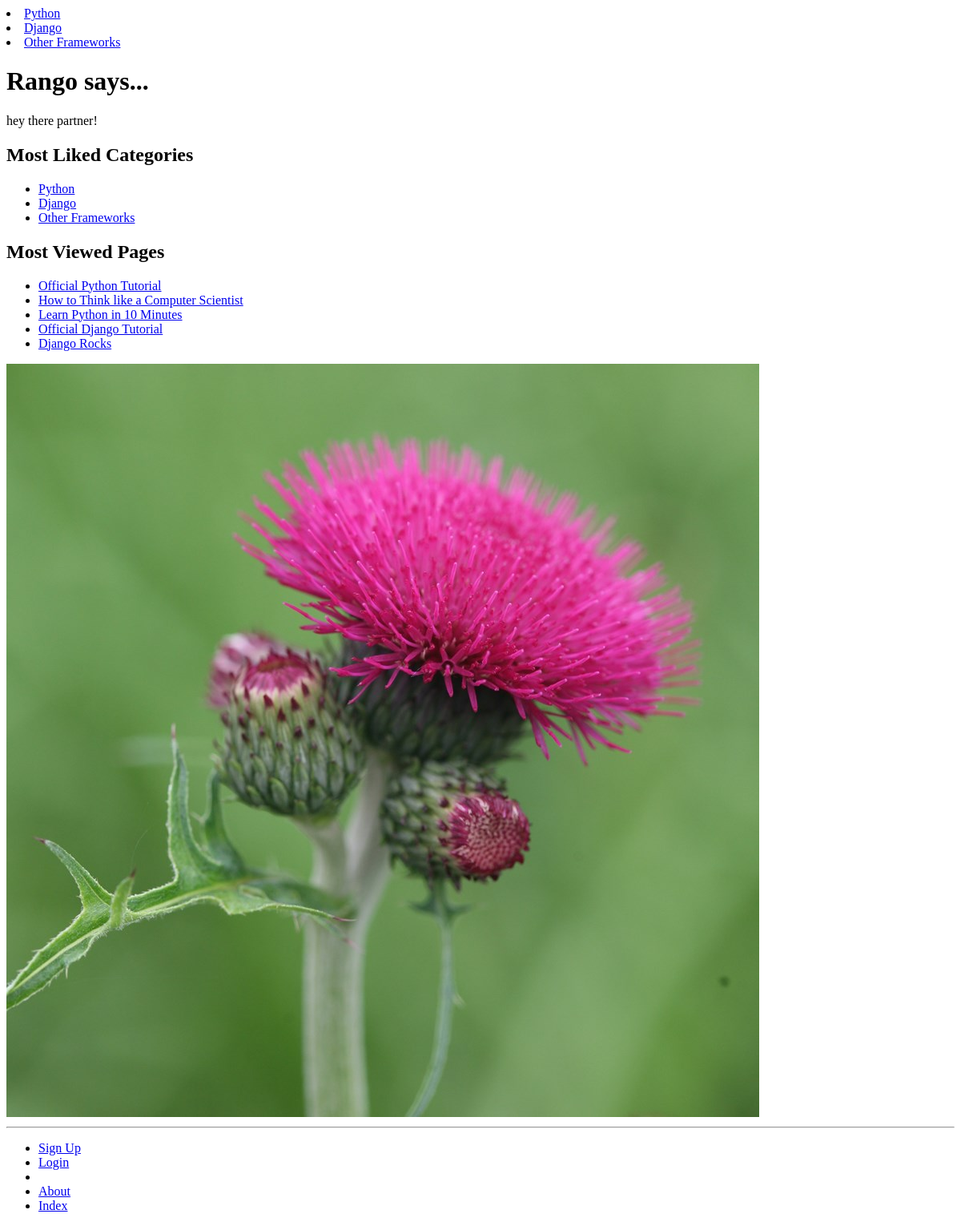
The app's page /, older data.
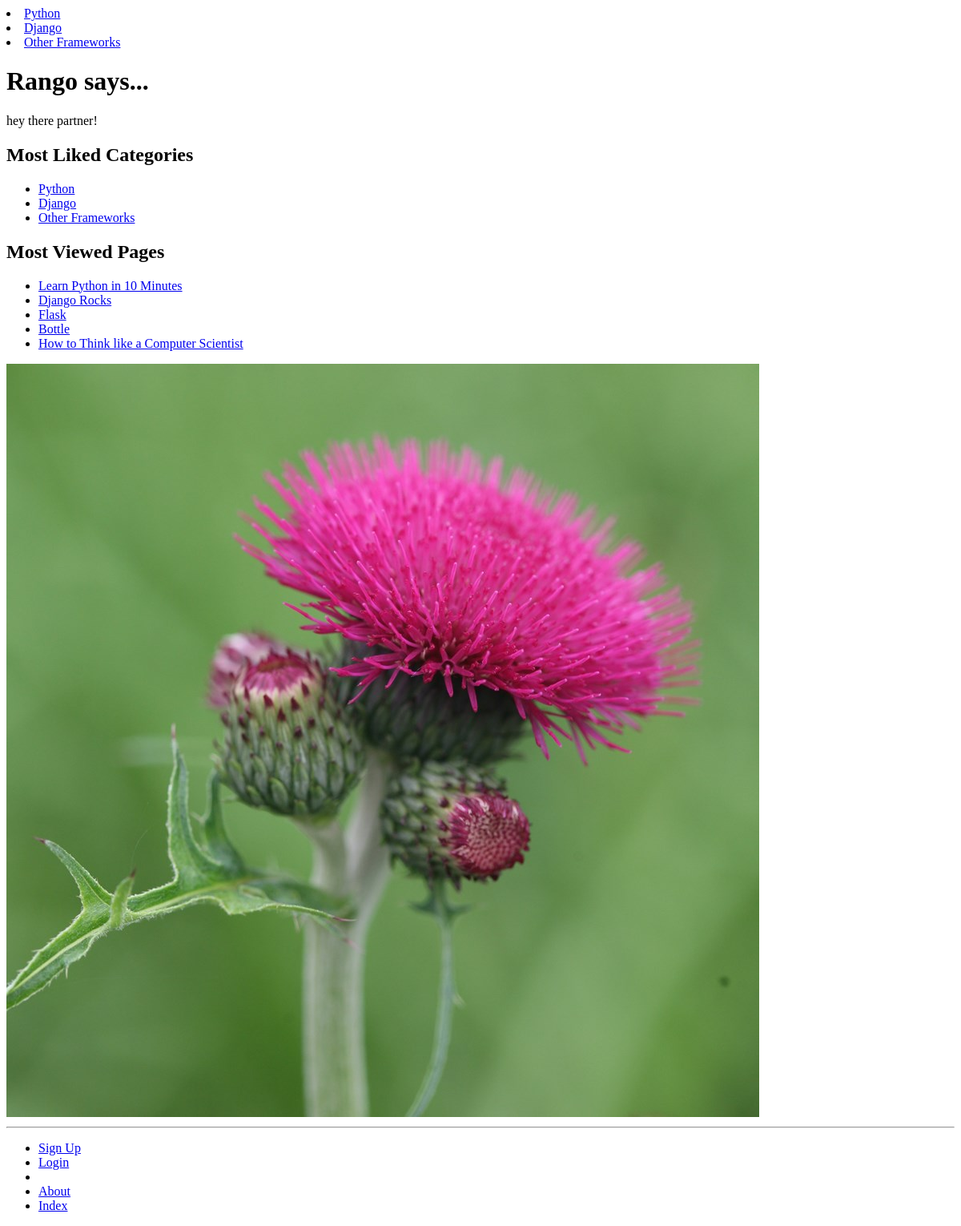
The same page, newer data.
### rango/models.py (models this page shows, shortened)
class Category(models.Model):
    name = models.CharField(max_length=128, unique=True)
    views = models.IntegerField(default=0)
    likes = models.IntegerField(default=0)
    slug = models.SlugField(unique=True)
    class Meta:
        verbose_name_plural = 'Categories'

class Page(models.Model):
    category = models.ForeignKey(Category)
    title = models.CharField(max_length=128)
    url = models.URLField()
    views = models.IntegerField(default=0)

### rango/views.py (the view)
# urls.py: url(r'^$', views.index, name='index'),
def index(request):
    category_list = Category.objects.order_by('-likes')[:5]
    pages_list = Page.objects.order_by('-views')[:5]
    context_dict = {'categories': category_list, 'pages': pages_list}
    return render(request, 'rango/index.html', context_dict)

### rango/templatetags/rango_template_tags.py (called while the page is built)
@register.inclusion_tag('rango/cats.html')
def get_category_list(cat=None):
    return {'cats': Category.objects.all(),
            'act_cat': cat}

### templates/rango/index.html (shortened to what this page needs)
{% extends 'rango/base.html' %}
{% load staticfiles %}
{% block body_block %}
	<div>
	<h1>Rango says...</h1>
	{% if user.is_authenticated %}
		howdy {{ user.username }}!
	{% else %}
		hey there partner!
	{% endif %}
	</div>
		<div>
			<h2>Most Liked Categories</h2>
		</div>
	<div>
	{% if categories %}
	<ul>
		{% for category in categories %}
			<li>
			<a href="{% url 'show_category' category.slug %}">{{ category.name }}</a>
			</li>
		{% endfor %}
	</ul>
	{% else %}
		<strong>There are no categories present.</strong>
	{% endif %}
	</div>
	<div>
		<h2>Most Viewed Pages</h2>
	</div>
	<div>
	{% if pages %}
		<ul>
		{% for page in pages %}
			<li><a href="{{ page.url }}">{{ page.title }}</a></li>
		{% endfor %}
		</ul>
	{% else %}
		<strong>No pages currently in category.</strong>
	{% endif %}
	</div>
	<div>
		<img src="{% static "images/rango.jpg" %}" alt="Picture of Rango" />
	</div>
{% endblock %}

### templates/rango/cats.html
{% for c in cats %}
	{% if c == act_cat %}
		<li>
		<strong>
			<a href="{% url 'show_category' c.slug %}">{{ c.name }}</a>
		</strong>
		</li>
	{% else %}
		<li>
			<a href="{% url 'show_category' c.slug %}">{{ c.name }}</a>
		</li>
	{% endif %}
{% endfor %}

Row changes from the older to the newer data that the page shows:
no longer on this page (row edited): Page: title "Official Python Tutorial"
no longer on this page (row edited): Page: title "Official Django Tutorial"
now on this page (row edited): Page: title "Flask"
now on this page (row edited): Page: title "Bottle"
changed Page "How to Think like a Computer Scientist": moves down the list
